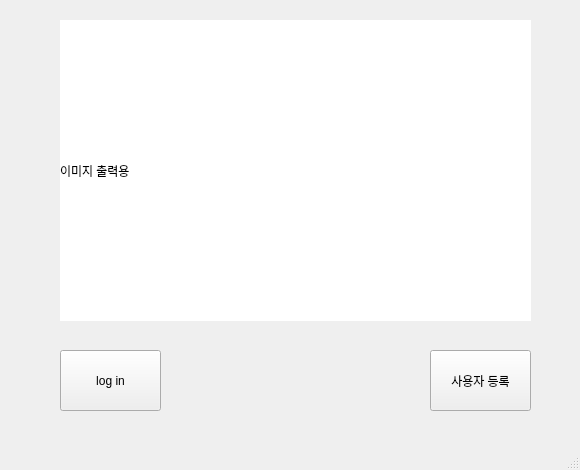
<?xml version="1.0" encoding="UTF-8"?>
<ui version="4.0">
 <class>MainWindow</class>
 <widget class="QMainWindow" name="MainWindow">
  <property name="geometry">
   <rect>
    <x>0</x>
    <y>0</y>
    <width>580</width>
    <height>470</height>
   </rect>
  </property>
  <property name="windowTitle">
   <string>MainWindow</string>
  </property>
  <widget class="QWidget" name="centralwidget">
   <widget class="QLabel" name="Label_Image">
    <property name="geometry">
     <rect>
      <x>60</x>
      <y>20</y>
      <width>471</width>
      <height>301</height>
     </rect>
    </property>
    <property name="styleSheet">
     <string notr="true">background-color: rgb(255, 255, 255);</string>
    </property>
    <property name="text">
     <string>이미지 출력용</string>
    </property>
   </widget>
   <widget class="QPushButton" name="Btn_Login">
    <property name="geometry">
     <rect>
      <x>60</x>
      <y>350</y>
      <width>101</width>
      <height>61</height>
     </rect>
    </property>
    <property name="text">
     <string>log in</string>
    </property>
   </widget>
   <widget class="QPushButton" name="Btn_regist">
    <property name="geometry">
     <rect>
      <x>430</x>
      <y>350</y>
      <width>101</width>
      <height>61</height>
     </rect>
    </property>
    <property name="text">
     <string>사용자 등록</string>
    </property>
   </widget>
  </widget>
  <widget class="QMenuBar" name="menubar">
   <property name="geometry">
    <rect>
     <x>0</x>
     <y>0</y>
     <width>580</width>
     <height>22</height>
    </rect>
   </property>
  </widget>
  <widget class="QStatusBar" name="statusbar"/>
 </widget>
 <resources/>
 <connections/>
</ui>
